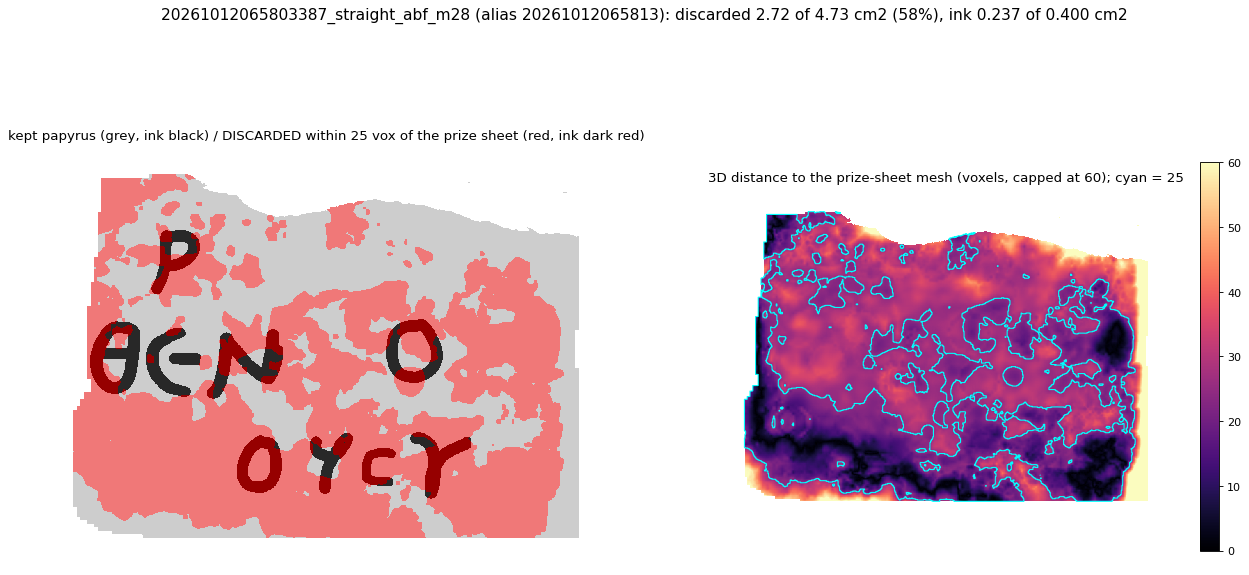
#> input picture exclusion_visualization/v8in/20261012065813.png, 1249 x 575 px, given in place of PRIZESHEET_11_19_flatboi.png, which was not available
$ python compare_1120.py
#> lines starting #> are read from the running program, lines starting #| are printed output that depends on the picture
"""Ensemble (reader step 1000 p1->0, studio step 500 p1->0, v8-in epoch 0 p50->0; z-score mean) on PRIZESHEET_11_20 vs the same on 11_19_flatboi.
python3 -m utils.compare_1120"""
import glob, os, sys
import cv2, numpy as np
from PIL import Image, ImageDraw
sys.path.insert(0, os.path.dirname(os.path.dirname(os.path.abspath(__file__))))
from utils.fast_figure import colorize, orient_display, _font
Image.MAX_IMAGE_PIXELS = None
A, B = 'PRIZESHEET_11_19_flatboi', 'PRIZESHEET_11_20'
def maps(s):
    c = f'/vesuvius/output/prize_{s}/cache/'
    one = lambda pat: np.load(sorted(glob.glob(c + pat))[-1]).astype(np.float32)
    return {'reader': one('reader/*1000.npy'), 'studio': one('studio/*500.npy'),
            'v8in': one('v8in/epoch_1_of_2_trained_epoch0.npy' if s == A else 'v8in/*epoch0*.npy')}
def ens(s):
#> called with s = 'PRIZESHEET_11_19_flatboi'
    m = cv2.imread(f'/vesuvius/masks/extras/{s}.png', 0) > 0; H, W = m.shape; mp = {k: v[:H, :W] for k, v in maps(s).items()}
#> after `m = cv2.imread(f'/vesuvius/masks/extras/{s}.png', 0) > 0`:
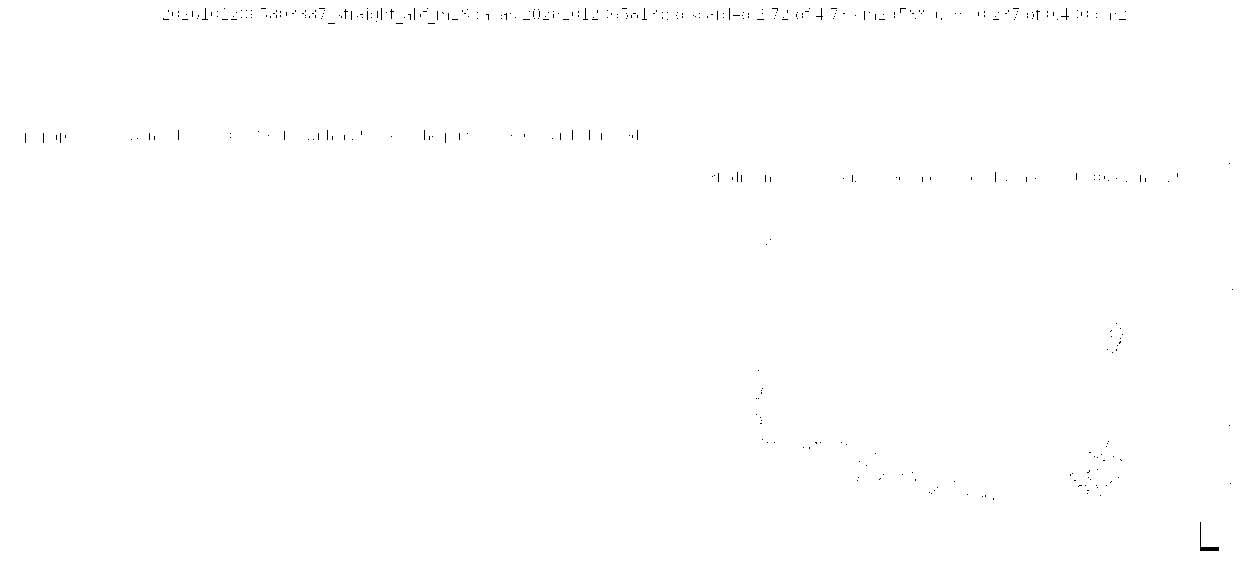
#> m: shape (575, 1249) bool; 99.8% white; black in thin lines or dots
#> after `H, W = m.shape`: H = 575; W = 1249
    st = lambda a, lo: np.clip((a - np.percentile(a[m], lo)) / (np.percentile(a[m], 99.5) - np.percentile(a[m], lo)), 0, 1)
    ms = [st(mp['reader'], 1), st(mp['studio'], 1), st(mp['v8in'], 50)]
    z = np.mean([(x - x[m].mean()) / x[m].std() for x in ms], 0)
    return m, z, mp, ms
#> (the run stopped early here; a loop or call above may not have finished)

$ run again, on exclusion_visualization/v8in/20261029130001.png
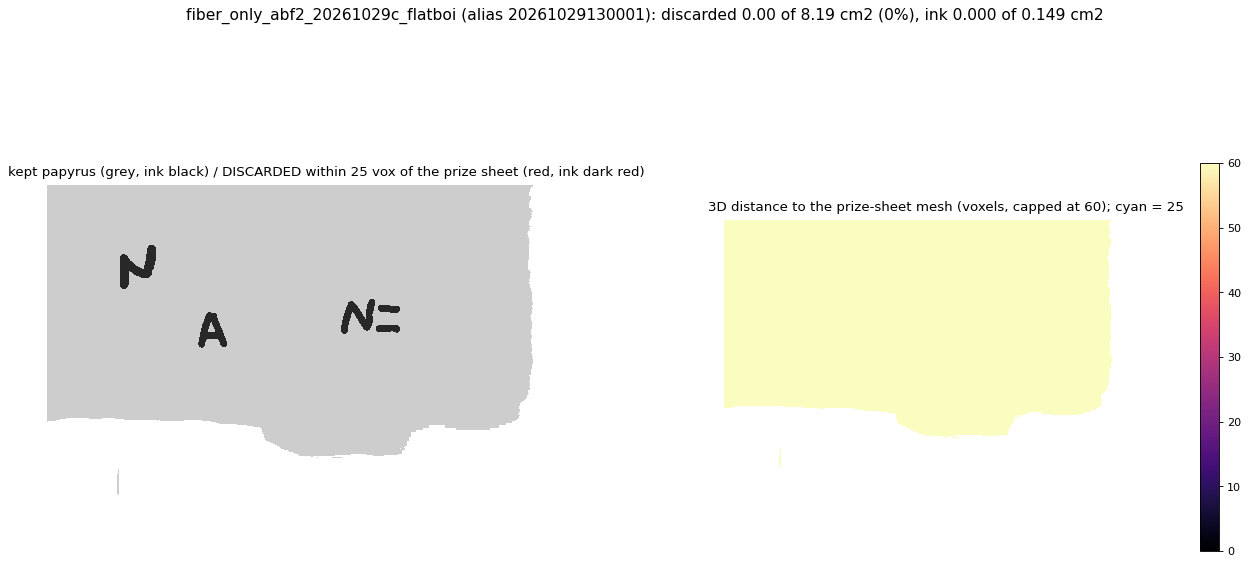
#> input picture exclusion_visualization/v8in/20261029130001.png, 1249 x 565 px, given in place of PRIZESHEET_11_19_flatboi.png, which was not available
#> in ens, `m = cv2.imread(f'/vesuvius/masks/extras/{s}.png', 0) > 0`:
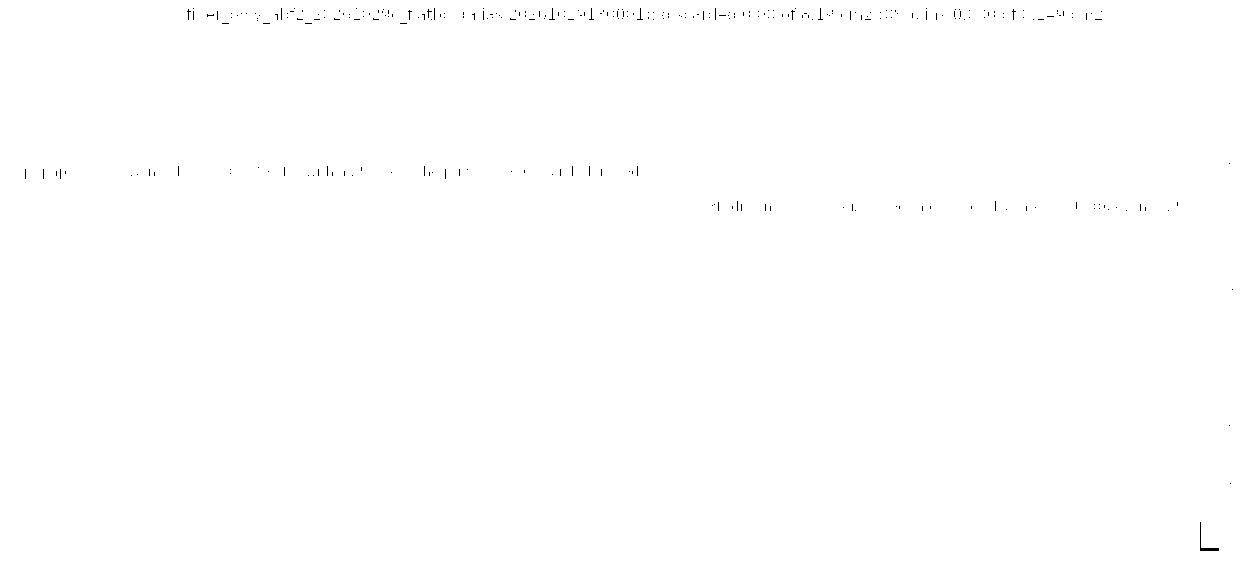
#> m: shape (565, 1249) bool; 99.9% white; black in thin lines or dots
